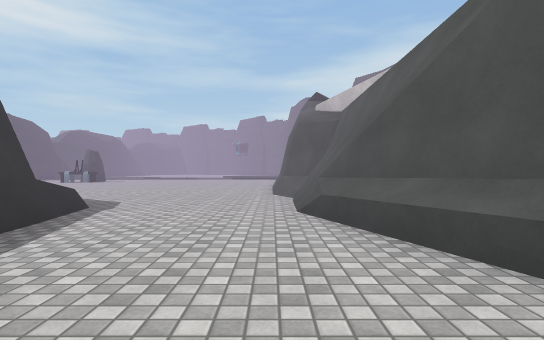
View 1 (above)

16 first-person views from a walk through a Unity game level. The camera is 1.2 m above the floor, looks level and sees 80° across. The floor is counted in squares, 2 m on a side. Each view is taken from the middle of a square. On the plan, view 1 faces up. The plan holds only what a view shows up to about 10 squares ahead; the rest is blank. The place goes on beyond the plan. Surface patterns are stand-ins for the level's own textures.

View 2
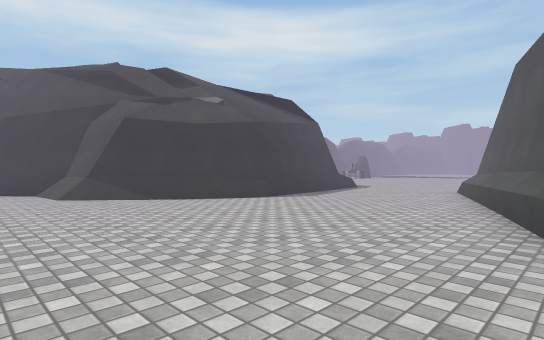

View 3
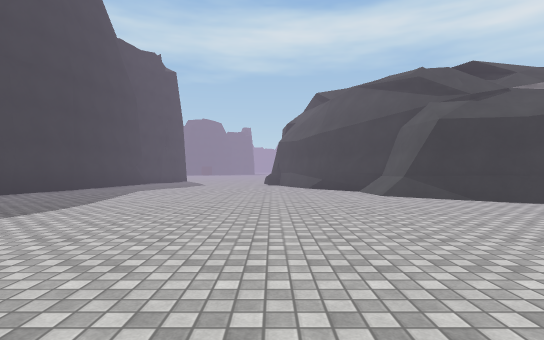

View 4
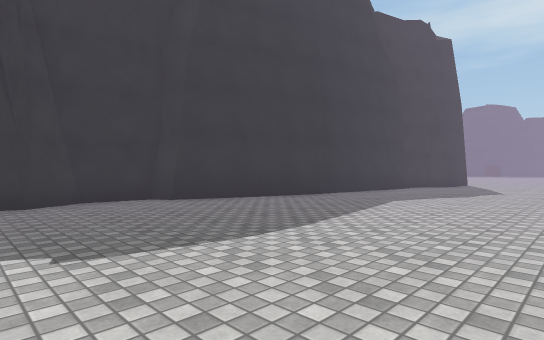

View 5
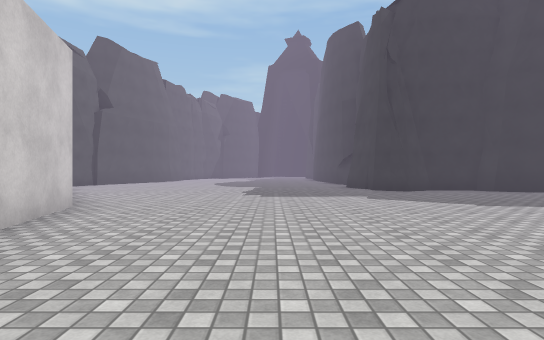

View 6
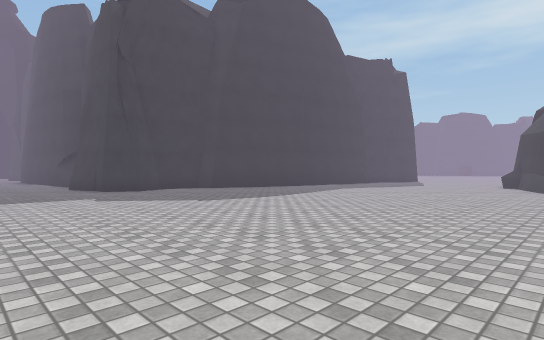

View 7
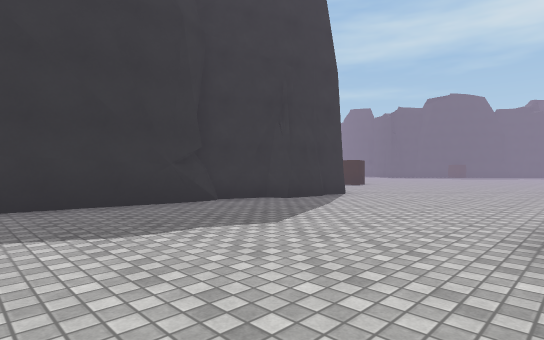

View 8
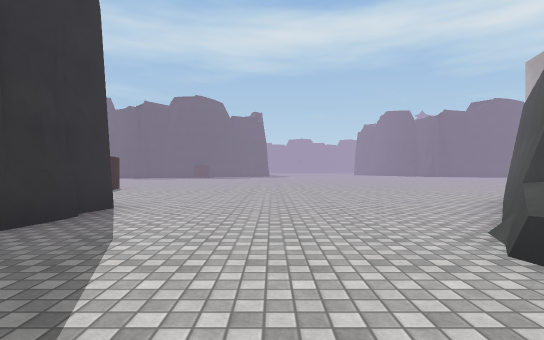

View 9
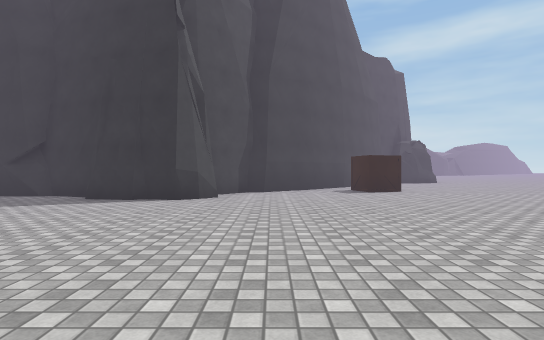

View 10
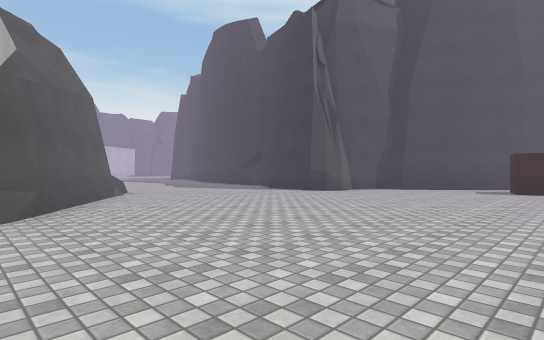

View 11
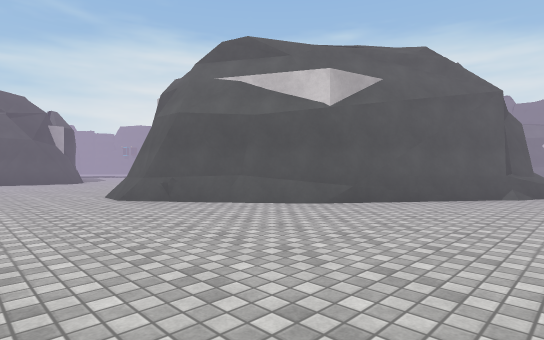

View 12
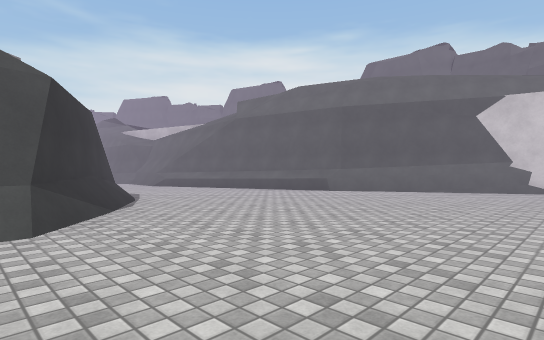

View 13
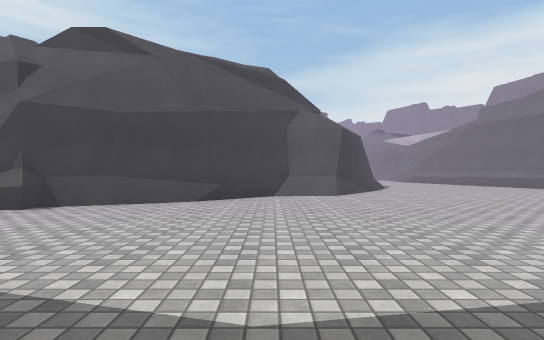

View 14
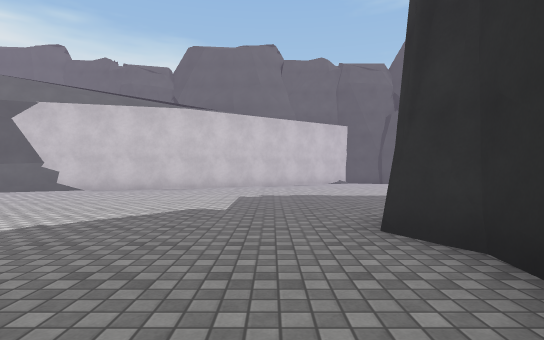

View 15
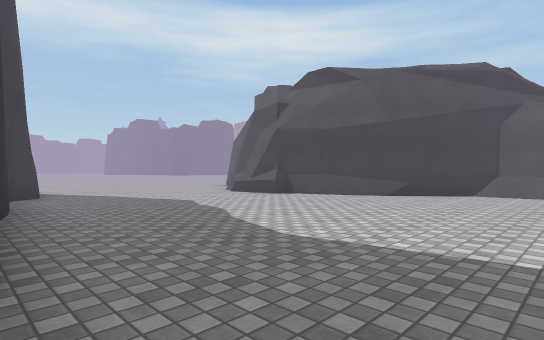

View 16
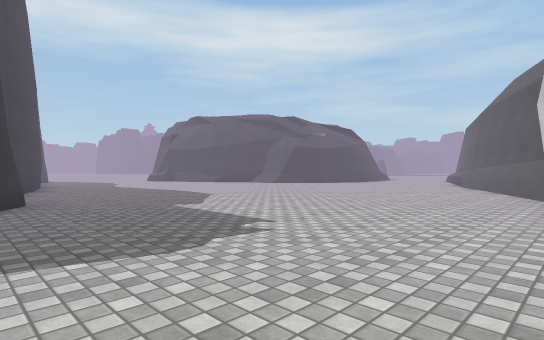

### Floor plan
Points are (right, up) in squares from view 1. A wall is a line through its corners. A room is listed if a view was taken in it or the views show most of it. See-through windows are left out.
Room 1 (views 1, 2, 3, 4, 5, 6, 7, 8, 9, 10, 11, 12, 13, 14, 15, 16)
walls: (-7, -4.4) (-10.6, -6) (-11.4, -5.7); (-6.7, -11.8) (-4.9, -12.3); (-5.1, -12.3) (-3.2, -13) (-3, -13.4) (-1.6, -13.6) (-0.8, -13.2) (-0.3, -13.4); (-5.4, -2.9) (-7.3, -4.5); (-11.1, -6.3) (-14.8, -3.8); (-4.1, -2.9) (-5.6, -3); (-10.4, -11.3) (-4.8, -12.1); (-4.2, -2.7) (-5.7, -2.9); (-11.3, -5.7) (-12, -5.7); (-11.7, -11.2) (-10.7, -11.6) (-9.8, -11.4); (-12.8, -10.6) (-12.2, -10.7) (-12, -11.1) (-11.4, -11.2); (-12.9, -10.8) (-12.3, -11); (-13, -11) (-12.4, -11.1); (-0.5, -13.3) (0, -13.6) (0, -14) (0.3, -14.6); (0, -14.2) (0.2, -14.6); (-14.5, -10.8) (-14.1, -10.5) (-13.3, -10.7); (-2.5, 0.7) (-3, -0.5); (-14.7, -3.9) (-17.3, -0.8); (-2.9, 1.8) (-2.6, 0.9); (-2.8, 2.4) (-2.4, 0.3) (-4.4, -2.9); (3.1, -1.8) (1.5, 3); (5.4, -5.9) (2.7, -1.6); (6.3, -9.3) (5.3, -5.5); (-17.4, -14) (-15.8, -12.8) (-15.3, -12.8) (-14.6, -11.8) (-14.7, -11.2) (-14.4, -10.7); (-17.8, -14.5) (-17.2, -13.9)
low walls: (-9.8, -5.6) (-9.7, -6.2) (-11.1, -6.3); (-10.5, -6.2) (-11.1, -6.3); (-3.6, -2.3) (-4.5, -3.4); (-2.8, -0.9) (-4.1, -2.9); (2.7, -1.6) (1.1, 2.8); (-16.8, -1.5) (-17.4, -0.6)
ways out: opening at (-19, -2); opening at (-1, 2)
objects: other object (-19, -14) to (-19, -13)

Where each view was taken, in squares from view 1:
view 1: 0 up, 0 right, facing up
view 2: 5 down, 3 right, facing up-left
view 3: 6 down, 3 right, facing left
view 4: 7 down, 0 right, facing down-left
view 5: 4 down, 3 right, facing down
view 6: 4 down, 3 right, facing down-left
view 7: 6 down, 7 left, facing down-left
view 8: 8 down, 9 left, facing left
view 9: 4 down, 16 left, facing down
view 10: 3 down, 20 left, facing down-right
view 11: 7 down, 20 left, facing up-right
view 12: 7 down, 5 left, facing up-right
view 13: 11 down, 6 left, facing up
view 14: 12 down, 4 left, facing right
view 15: 12 down, 4 left, facing up-left
view 16: 14 down, 6 right, facing up-left
